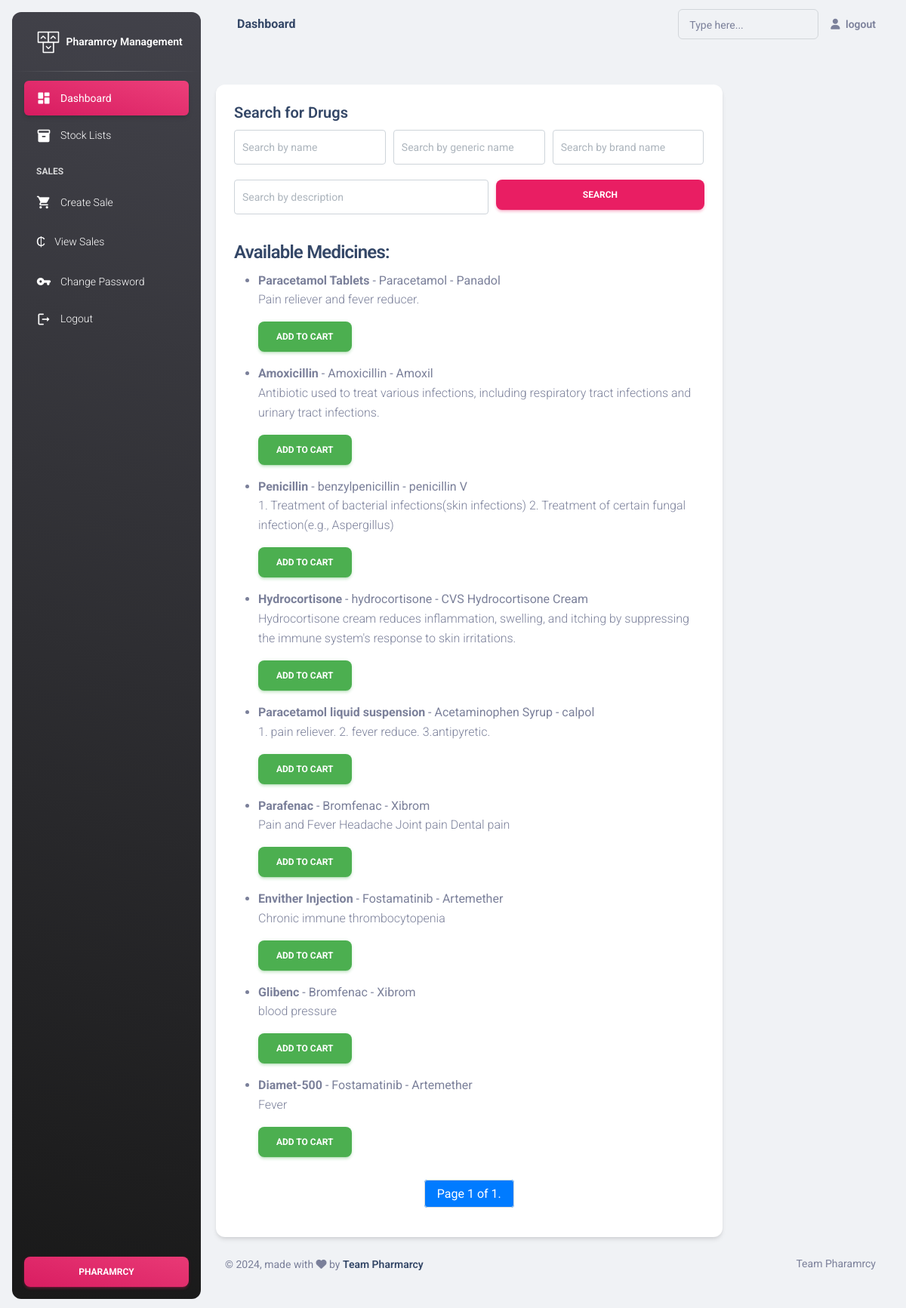
/search_drug/, run on the app's committed database.
### pms/models.py (models this page shows, shortened)
class Drug(models.Model):
    name = models.CharField(max_length=100)
    description = models.TextField()
    quantity = models.PositiveIntegerField()  # Initial quantity for new drug entry
    unit_price = models.DecimalField(max_digits=10, decimal_places=2)
    manufacturing_date = models.DateField()
    expiry_date = models.DateField()
    supplier = models.ForeignKey(Supplier, on_delete=models.CASCADE)
    generic_name = models.CharField(max_length=100)
    brand_name = models.CharField(max_length=100)
    BATCH_CHOICES = (
        ('2023', '2023'),
        ('2024', '2024'),
        ('2025', '2025'),
    )
    batch = models.CharField(max_length=50, choices=BATCH_CHOICES)
    category = models.ForeignKey(Category, on_delete=models.CASCADE)
    packaging_type = models.ForeignKey(PackagingType, on_delete=models.CASCADE)
    strength = models.CharField(max_length=20)

### pms/views.py (the view)
# urls.py: path('search_drug/', search_drug, name='search_drug'),
def search_drug(request):
    name_query = request.GET.get('name', '')
    generic_query = request.GET.get('generic_name', '')
    brand_query = request.GET.get('brand_name', '')
    description_query = request.GET.get('description', '')
    filters = Q()
    if name_query:
        filters |= Q(name__icontains=name_query)
    if generic_query:
        filters |= Q(generic_name__icontains=generic_query)
    if brand_query:
        filters |= Q(brand_name__icontains=brand_query)
    if description_query:
        filters |= Q(description__icontains=description_query)
    drugs = Drug.objects.filter(filters) if filters else Drug.objects.all()
    paginator = Paginator(drugs, 10)  # Show 10 drugs per page.
    page_number = request.GET.get('page')
    page_obj = paginator.get_page(page_number)
    context = {
        'page_obj': page_obj,
        'name_query': name_query,
        'generic_query': generic_query,
        'brand_query': brand_query,
        'description_query': description_query
    }
    return render(request, 'search_drug.html', context)

### pms/templates/search_drug.html (shortened to what this page needs)
{% extends "dashboard.html" %}
{% load static crispy_forms_tags %}
{% block dash3 %}
<div class="row">
    <div class="col-lg-9">
        <div class="card">
            <div class="card-body">
                <h5 class="card-title">Search for Drugs</h5>
                <form method="get" action="{% url 'search_drug' %}" class="search-form">
                    <input type="text" name="name" class="form-control" placeholder="Search by name" value="{{ name_query }}">
                    <input type="text" name="generic_name" class="form-control" placeholder="Search by generic name" value="{{ generic_query }}">
                    <input type="text" name="brand_name" class="form-control" placeholder="Search by brand name" value="{{ brand_query }}">
                    <input type="text" name="description" class="form-control" placeholder="Search by description" value="{{ description_query }}">
                    <button type="submit" class="btn btn-primary">Search</button>
                </form>
                {% if page_obj %}
                <h4 class="mt-4">Available Medicines:</h4>
                <ul>
                    {% for drug in page_obj %}
                    <li>
                        <strong>{{ drug.name }}</strong> - {{ drug.generic_name }} - {{ drug.brand_name }}
                        <p>{{ drug.description|truncatewords:100 }}</p>
                        <a href="{% url 'add_to_cart' drug.id %}" class="btn btn-success">Add to Cart</a>
                    </li>
                    {% endfor %}
                </ul>
                <div class="pagination">
                    <span class="step-links">
                        <span class="current">
                            Page {{ page_obj.number }} of {{ page_obj.paginator.num_pages }}.
                        </span>
                    </span>
                </div>
                {% else %}
                <p>No drugs found.</p>
                {% endif %}
            </div>
        </div>
    </div>
</div>
{% endblock dash3 %}

### pms/templates/search_drug.html (style rules this page uses)
.search-form { display: flex; flex-wrap: wrap; gap: 10px; align-items: center; }
.search-form input { flex: 1 1 20%; min-width: 150px; border: 1px solid #ced4da; border-radius: 0.25rem; padding: 10px; }
.search-form button { flex: 1 1 10%; min-width: 100px; margin-top: 10px; }
.pagination { display: flex; justify-content: center; margin: 20px 0; }
.pagination .current { padding: 8px 16px; margin: 0 4px; border: 1px solid #ddd; border-radius: 4px; background-color: #007bff; color: #fff; }

### data on the page
Drug: name "Paracetamol Tablets", generic_name "Paracetamol", brand_name "Panadol", description "Pain reliever and fever reducer."
Drug: name "Amoxicillin", generic_name "Amoxicillin", brand_name "Amoxil", description "Antibiotic used to treat various infections, including respiratory tract infections and urinary tract infections."
Drug: name "Penicillin", generic_name "benzylpenicillin", brand_name "penicillin V", description "1. Treatment of bacterial infections(skin infections) 2. Treatment of certain fungal infection(e.g., Aspergillus)"
Drug: name "Hydrocortisone", generic_name "hydrocortisone", brand_name "CVS Hydrocortisone Cream", description "Hydrocortisone cream reduces inflammation, swelling, and itching by suppressing the immune system's response to skin irritations."
Drug: name "Paracetamol liquid suspension", generic_name "Acetaminophen Syrup", brand_name "calpol", description "1. pain reliever. 2. fever reduce. 3.antipyretic."
Drug: name "Parafenac", generic_name "Bromfenac", brand_name "Xibrom", description "Pain and Fever Headache Joint pain Dental pain"
Drug: name "Envither Injection", generic_name "Fostamatinib", brand_name "Artemether", description "Chronic immune thrombocytopenia"
Drug: name "Glibenc", generic_name "Bromfenac", brand_name "Xibrom", description "blood pressure"
Drug: name "Diamet-500", generic_name "Fostamatinib", brand_name "Artemether", description "Fever"

### other printed values
{{ page_obj.number }} "1"
{{ page_obj.paginator.num_pages }} "1"
